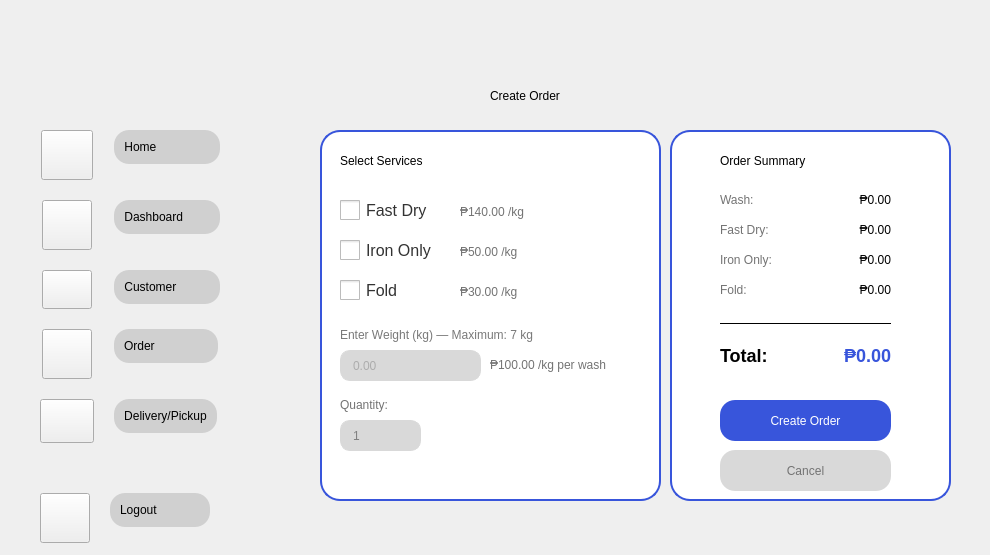
    <widget class="QWidget" name="CreateOrder">
     <property name="styleSheet">
      <string notr="true">#CreateOrder{
border-image: url(&quot;:/images/4.png&quot;) 0 0 0 0 stretch stretch;
background-repeat: (no-repeat);
backkground-position: (fixed);

}
#QLabel{
font-family: &quot;Fredoka&quot;;
font-size: 20px;
}</string>
     </property>
     <widget class="QWidget" name="verticalLayoutWidget_33">
      <property name="geometry">
       <rect>
        <x>30</x>
        <y>130</y>
        <width>241</width>
        <height>301</height>
       </rect>
      </property>
      <layout class="QVBoxLayout" name="verticalLayout_58">
       <property name="spacing">
        <number>1</number>
       </property>
       <property name="sizeConstraint">
        <enum>QLayout::SetFixedSize</enum>
       </property>
       <item>
        <layout class="QFormLayout" name="formLayout_18">
         <property name="sizeConstraint">
          <enum>QLayout::SetDefaultConstraint</enum>
         </property>
         <property name="fieldGrowthPolicy">
          <enum>QFormLayout::FieldsStayAtSizeHint</enum>
         </property>
         <property name="rowWrapPolicy">
          <enum>QFormLayout::WrapLongRows</enum>
         </property>
         <property name="labelAlignment">
          <set>Qt::AlignCenter</set>
         </property>
         <property name="formAlignment">
          <set>Qt::AlignLeading|Qt::AlignLeft|Qt::AlignVCenter</set>
         </property>
         <property name="horizontalSpacing">
          <number>20</number>
         </property>
         <property name="verticalSpacing">
          <number>20</number>
         </property>
         <property name="leftMargin">
          <number>10</number>
         </property>
         <property name="topMargin">
          <number>0</number>
         </property>
         <property name="bottomMargin">
          <number>0</number>
         </property>
         <item row="0" column="0">
          <widget class="QPushButton" name="h1_6">
           <property name="styleSheet">
            <string notr="true">QPushButton{
border-image: url(&quot;:/Icons/Home.png&quot;) 0 0 0 0 stretch stretch;
background-repeat: no-repeat;
 width: 44px;
    height: 42px;

}</string>
           </property>
           <property name="text">
            <string/>
           </property>
          </widget>
         </item>
         <item row="0" column="1">
          <layout class="QVBoxLayout" name="verticalLayout_60">
           <item>
            <widget class="QPushButton" name="Homebut_7">
             <property name="styleSheet">
              <string notr="true">QPushButton {
            background-color: #D0D0D0;
			border-style: outset;
			 padding: 10px;
            border-radius: 15px; /* Adjust this value for desired roundness */
            border-color: #D0D0D0; /* Example border color */
				
}

QPushButton:hover {
    background-color: #D9d9d9; /* Color when the mouse hovers over it */
	padding: 10px;
            border-radius: 15px; /* Adjust this value for desired roundness */
}
QPushButton:pressed {
    background-color: #797979; /* Color when the button is clicked down */
	padding: 10px;
            border-radius: 15px; /* Adjust this value for desired roundness */
}</string>
             </property>
             <property name="text">
              <string>Home                </string>
             </property>
             <property name="shortcut">
              <string/>
             </property>
             <property name="autoDefault">
              <bool>false</bool>
             </property>
             <property name="default">
              <bool>false</bool>
             </property>
             <property name="flat">
              <bool>true</bool>
             </property>
            </widget>
           </item>
          </layout>
         </item>
         <item row="1" column="0">
          <widget class="QPushButton" name="db1_6">
           <property name="styleSheet">
            <string notr="true">QPushButton{
border-image: url(&quot;:/Icons/DashB.png&quot;) 0 0 0 0 stretch stretch;
background-repeat: no-repeat;
 width: 42px;
    height: 42px;

}</string>
           </property>
           <property name="text">
            <string/>
           </property>
          </widget>
         </item>
         <item row="1" column="1">
          <layout class="QVBoxLayout" name="verticalLayout_66">
           <item>
            <widget class="QPushButton" name="Dashbut_7">
             <property name="styleSheet">
              <string notr="true">QPushButton {
            background-color: #D0D0D0;
			border-style: outset;
			 padding: 10px;
            border-radius: 15px; /* Adjust this value for desired roundness */
            border-color: #D0D0D0; /* Example border color */
				
}

QPushButton:hover {
    background-color: #D9d9d9; /* Color when the mouse hovers over it */
	padding: 10px;
            border-radius: 15px; /* Adjust this value for desired roundness */
}
QPushButton:pressed {
    background-color: #797979; /* Color when the button is clicked down */
	padding: 10px;
            border-radius: 15px; /* Adjust this value for desired roundness */
}</string>
             </property>
             <property name="text">
              <string>Dashboard        </string>
             </property>
             <property name="autoDefault">
              <bool>false</bool>
             </property>
             <property name="default">
              <bool>false</bool>
             </property>
             <property name="flat">
              <bool>false</bool>
             </property>
            </widget>
           </item>
          </layout>
         </item>
         <item row="2" column="0">
          <widget class="QPushButton" name="u1_6">
           <property name="styleSheet">
            <string notr="true">QPushButton{
border-image: url(&quot;:/Icons/User.png&quot;) 0 0 0 0 stretch stretch;
background-repeat: no-repeat;
 width: 42px;
    height: 31px;

}</string>
           </property>
           <property name="text">
            <string/>
           </property>
          </widget>
         </item>
         <item row="2" column="1">
          <layout class="QVBoxLayout" name="verticalLayout_67">
           <item>
            <widget class="QPushButton" name="Userbut_7">
             <property name="styleSheet">
              <string notr="true">QPushButton {
            background-color: #D0D0D0;
			border-style: outset;
			 padding: 10px;
            border-radius: 15px; /* Adjust this value for desired roundness */
            border-color: #D0D0D0; /* Example border color */
				
}

QPushButton:hover {
    background-color: #D9d9d9; /* Color when the mouse hovers over it */
	padding: 10px;
            border-radius: 15px; /* Adjust this value for desired roundness */
}
QPushButton:pressed {
    background-color: #797979; /* Color when the button is clicked down */
	padding: 10px;
            border-radius: 15px; /* Adjust this value for desired roundness */
}</string>
             </property>
             <property name="text">
              <string>Customer          </string>
             </property>
             <property name="autoDefault">
              <bool>false</bool>
             </property>
             <property name="default">
              <bool>false</bool>
             </property>
             <property name="flat">
              <bool>false</bool>
             </property>
            </widget>
           </item>
          </layout>
         </item>
         <item row="3" column="0">
          <widget class="QPushButton" name="o1_6">
           <property name="styleSheet">
            <string notr="true">QPushButton{
border-image: url(&quot;:/Icons/Ordernowbg.png&quot;) 0 0 0 0 stretch stretch;
background-repeat: no-repeat;
 width: 42px;
    height: 42px;

}</string>
           </property>
           <property name="text">
            <string/>
           </property>
           <property name="autoRepeat">
            <bool>false</bool>
           </property>
           <property name="flat">
            <bool>false</bool>
           </property>
          </widget>
         </item>
         <item row="3" column="1">
          <layout class="QVBoxLayout" name="verticalLayout_85">
           <item>
            <widget class="QPushButton" name="Orderbut_7">
             <property name="styleSheet">
              <string notr="true">QPushButton {
            background-color: #D0D0D0;
			border-style: outset;
			 padding: 10px;
            border-radius: 15px; /* Adjust this value for desired roundness */
            border-color: #D0D0D0; /* Example border color */
				
}

QPushButton:hover {
    background-color: #D9d9d9; /* Color when the mouse hovers over it */
	padding: 10px;
            border-radius: 15px; /* Adjust this value for desired roundness */
}
QPushButton:pressed {
    background-color: #797979; /* Color when the button is clicked down */
	padding: 10px;
            border-radius: 15px; /* Adjust this value for desired roundness */
}</string>
             </property>
             <property name="text">
              <string>Order                </string>
             </property>
             <property name="autoDefault">
              <bool>false</bool>
             </property>
             <property name="default">
              <bool>false</bool>
             </property>
             <property name="flat">
              <bool>false</bool>
             </property>
            </widget>
           </item>
          </layout>
         </item>
         <item row="4" column="0">
          <widget class="QPushButton" name="d1_6">
           <property name="styleSheet">
            <string notr="true">QPushButton{
border-image: url(&quot;:/Icons/Deliv.png&quot;) 0 0 0 0 stretch stretch;
background-repeat: no-repeat;
 width: 46px;
    height: 36px;

}</string>
           </property>
           <property name="text">
            <string/>
           </property>
           <property name="autoRepeat">
            <bool>false</bool>
           </property>
           <property name="flat">
            <bool>false</bool>
           </property>
          </widget>
         </item>
         <item row="4" column="1">
          <layout class="QVBoxLayout" name="verticalLayout_69">
           <item>
            <widget class="QPushButton" name="Delivlab_7">
             <property name="styleSheet">
              <string notr="true">QPushButton {
            background-color: #D0D0D0;
			border-style: outset;
			 padding: 10px;
            border-radius: 15px; /* Adjust this value for desired roundness */
            border-color: #D0D0D0; /* Example border color */
				
}

QPushButton:hover {
    background-color: #D9d9d9; /* Color when the mouse hovers over it */
	padding: 10px;
            border-radius: 15px; /* Adjust this value for desired roundness */
}
QPushButton:pressed {
    background-color: #797979; /* Color when the button is clicked down */
	padding: 10px;
            border-radius: 15px; /* Adjust this value for desired roundness */
}</string>
             </property>
             <property name="text">
              <string>Delivery/Pickup</string>
             </property>
             <property name="autoDefault">
              <bool>false</bool>
             </property>
             <property name="default">
              <bool>false</bool>
             </property>
             <property name="flat">
              <bool>false</bool>
             </property>
            </widget>
           </item>
          </layout>
         </item>
        </layout>
       </item>
      </layout>
     </widget>
     <widget class="QWidget" name="verticalLayoutWidget_32">
      <property name="geometry">
       <rect>
        <x>30</x>
        <y>490</y>
        <width>241</width>
        <height>56</height>
       </rect>
      </property>
      <layout class="QVBoxLayout" name="verticalLayout_64">
       <item>
        <layout class="QFormLayout" name="formLayout_17">
         <property name="fieldGrowthPolicy">
          <enum>QFormLayout::FieldsStayAtSizeHint</enum>
         </property>
         <property name="rowWrapPolicy">
          <enum>QFormLayout::WrapLongRows</enum>
         </property>
         <property name="labelAlignment">
          <set>Qt::AlignCenter</set>
         </property>
         <property name="formAlignment">
          <set>Qt::AlignLeading|Qt::AlignLeft|Qt::AlignVCenter</set>
         </property>
         <property name="horizontalSpacing">
          <number>20</number>
         </property>
         <property name="verticalSpacing">
          <number>20</number>
         </property>
         <property name="leftMargin">
          <number>10</number>
         </property>
         <item row="0" column="0">
          <widget class="QPushButton" name="s1_6">
           <property name="styleSheet">
            <string notr="true">QPushButton{
border-image: url(&quot;:/Icons/Profilenowhite.png&quot;) 0 0 0 0 stretch stretch;
background-repeat: no-repeat;
 width: 42px;
    height: 42px;

}</string>
           </property>
           <property name="text">
            <string/>
           </property>
          </widget>
         </item>
         <item row="0" column="1">
          <layout class="QVBoxLayout" name="verticalLayout_65">
           <item>
            <widget class="QPushButton" name="Settbut_7">
             <property name="styleSheet">
              <string notr="true">QPushButton {
            background-color: #D0D0D0;
			border-style: outset;
			 padding: 10px;
            border-radius: 15px; /* Adjust this value for desired roundness */
            border-color: #D0D0D0; /* Example border color */
				
}

QPushButton:hover {
    background-color: #D9d9d9; /* Color when the mouse hovers over it */
	padding: 10px;
            border-radius: 15px; /* Adjust this value for desired roundness */
}
QPushButton:pressed {
    background-color: #797979; /* Color when the button is clicked down */
	padding: 10px;
            border-radius: 15px; /* Adjust this value for desired roundness */
}</string>
             </property>
             <property name="text">
              <string>Logout             </string>
             </property>
             <property name="autoDefault">
              <bool>false</bool>
             </property>
             <property name="default">
              <bool>false</bool>
             </property>
             <property name="flat">
              <bool>false</bool>
             </property>
            </widget>
           </item>
          </layout>
         </item>
        </layout>
       </item>
      </layout>
     </widget>
     <widget class="QLabel" name="ok_8">
      <property name="geometry">
       <rect>
        <x>490</x>
        <y>60</y>
        <width>491</width>
        <height>71</height>
       </rect>
      </property>
      <property name="text">
       <string>Create Order</string>
      </property>
     </widget>
     <widget class="QLabel" name="fastDryPriceLabel">
      <property name="geometry">
       <rect>
        <x>460</x>
        <y>197</y>
        <width>151</width>
        <height>31</height>
       </rect>
      </property>
      <property name="text">
       <string>&lt;html&gt;&lt;head/&gt;&lt;body&gt;&lt;p&gt;&lt;span style=&quot; color:#737373;&quot;&gt;₱140.00 /kg&lt;/span&gt;&lt;/p&gt;&lt;/body&gt;&lt;/html&gt;</string>
      </property>
     </widget>
     <widget class="QLabel" name="quantityLabel">
      <property name="geometry">
       <rect>
        <x>340</x>
        <y>395</y>
        <width>71</width>
        <height>21</height>
       </rect>
      </property>
      <property name="text">
       <string>&lt;html&gt;&lt;head/&gt;&lt;body&gt;&lt;p&gt;&lt;span style=&quot; color:#737373;&quot;&gt;Quantity:&lt;/span&gt;&lt;/p&gt;&lt;/body&gt;&lt;/html&gt;</string>
      </property>
     </widget>
     <widget class="QLabel" name="washPriceLabel">
      <property name="geometry">
       <rect>
        <x>490</x>
        <y>350</y>
        <width>151</width>
        <height>31</height>
       </rect>
      </property>
      <property name="text">
       <string>&lt;html&gt;&lt;head/&gt;&lt;body&gt;&lt;p&gt;&lt;span style=&quot; color:#737373;&quot;&gt;₱100.00 /kg per wash&lt;/span&gt;&lt;/p&gt;&lt;/body&gt;&lt;/html&gt;</string>
      </property>
     </widget>
     <widget class="QLabel" name="weightLabel">
      <property name="geometry">
       <rect>
        <x>340</x>
        <y>325</y>
        <width>211</width>
        <height>21</height>
       </rect>
      </property>
      <property name="text">
       <string>&lt;html&gt;&lt;head/&gt;&lt;body&gt;&lt;p&gt;&lt;span style=&quot; color:#797979;&quot;&gt;Enter Weight (kg) — Maximum: 7 kg&lt;/span&gt;&lt;/p&gt;&lt;/body&gt;&lt;/html&gt;</string>
      </property>
     </widget>
     <widget class="QLabel" name="servicesFrame">
      <property name="geometry">
       <rect>
        <x>320</x>
        <y>130</y>
        <width>341</width>
        <height>371</height>
       </rect>
      </property>
      <property name="styleSheet">
       <string notr="true">QLabel {
background-color: white;
border: 2px solid #3855DB;
border-radius: 20px;
}</string>
      </property>
      <property name="text">
       <string/>
      </property>
     </widget>
     <widget class="QCheckBox" name="fastDryCheckbox">
      <property name="geometry">
       <rect>
        <x>340</x>
        <y>195</y>
        <width>111</width>
        <height>31</height>
       </rect>
      </property>
      <property name="styleSheet">
       <string notr="true">QCheckBox {
font-size: 16px;
color: #333;
}
QCheckBox::indicator {
width: 20px;
height: 20px;
}</string>
      </property>
      <property name="text">
       <string>Fast Dry</string>
      </property>
     </widget>
     <widget class="QCheckBox" name="foldCheckbox">
      <property name="geometry">
       <rect>
        <x>340</x>
        <y>275</y>
        <width>111</width>
        <height>31</height>
       </rect>
      </property>
      <property name="styleSheet">
       <string notr="true">QCheckBox {
font-size: 16px;
color: #333;
}
QCheckBox::indicator {
width: 20px;
height: 20px;
}</string>
      </property>
      <property name="text">
       <string>Fold</string>
      </property>
     </widget>
     <widget class="QCheckBox" name="ironCheckbox">
      <property name="geometry">
       <rect>
        <x>340</x>
        <y>235</y>
        <width>111</width>
        <height>31</height>
       </rect>
      </property>
      <property name="styleSheet">
       <string notr="true">QCheckBox {
font-size: 16px;
color: #333;
}
QCheckBox::indicator {
width: 20px;
height: 20px;
}</string>
      </property>
      <property name="text">
       <string>Iron Only</string>
      </property>
     </widget>
     <widget class="QSpinBox" name="quantitySpinBox">
      <property name="geometry">
       <rect>
        <x>340</x>
        <y>420</y>
        <width>81</width>
        <height>31</height>
       </rect>
      </property>
      <property name="styleSheet">
       <string notr="true">QSpinBox {
background-color: #d9d9d9;
color: gray;
border: 1px solid #d9d9d9;
border-radius: 10px;
padding-left: 10px;
padding-right: 10px;
}
QSpinBox::up-button, QSpinBox::down-button {
width: 16px;
border-radius: 5px;
}</string>
      </property>
      <property name="readOnly">
       <bool>true</bool>
      </property>
      <property name="minimum">
       <number>1</number>
      </property>
      <property name="maximum">
       <number>100</number>
      </property>
      <property name="value">
       <number>1</number>
      </property>
     </widget>
     <widget class="QLineEdit" name="weightInput">
      <property name="geometry">
       <rect>
        <x>340</x>
        <y>350</y>
        <width>141</width>
        <height>31</height>
       </rect>
      </property>
      <property name="styleSheet">
       <string notr="true">QLineEdit {
background-color: #d9d9d9;
color: gray;
border: 1px solid #d9d9d9;
border-radius: 10px;
padding-left: 10px;
padding-right: 10px;
}</string>
      </property>
      <property name="placeholderText">
       <string>0.00</string>
      </property>
     </widget>
     <widget class="QLabel" name="servicesTitle">
      <property name="geometry">
       <rect>
        <x>340</x>
        <y>145</y>
        <width>181</width>
        <height>31</height>
       </rect>
      </property>
      <property name="text">
       <string>Select Services</string>
      </property>
     </widget>
     <widget class="Line" name="dividerLine">
      <property name="geometry">
       <rect>
        <x>720</x>
        <y>315</y>
        <width>171</width>
        <height>16</height>
       </rect>
      </property>
      <property name="frameShadow">
       <enum>QFrame::Plain</enum>
      </property>
      <property name="orientation">
       <enum>Qt::Horizontal</enum>
      </property>
     </widget>
     <widget class="QLabel" name="summaryFrame">
      <property name="geometry">
       <rect>
        <x>670</x>
        <y>130</y>
        <width>281</width>
        <height>371</height>
       </rect>
      </property>
      <property name="styleSheet">
       <string notr="true">QLabel {
background-color: white;
border: 2px solid #3855DB;
border-radius: 20px;
}</string>
      </property>
      <property name="text">
       <string/>
      </property>
     </widget>
     <widget class="QLabel" name="totalPrice">
      <property name="geometry">
       <rect>
        <x>790</x>
        <y>340</y>
        <width>101</width>
        <height>31</height>
       </rect>
      </property>
      <property name="text">
       <string>&lt;html&gt;&lt;head/&gt;&lt;body&gt;&lt;p align=&quot;right&quot;&gt;&lt;span style=&quot; font-size:18px; font-weight:600; color:#3855DB;&quot;&gt;₱0.00&lt;/span&gt;&lt;/p&gt;&lt;/body&gt;&lt;/html&gt;</string>
      </property>
     </widget>
     <widget class="QLabel" name="summaryFastDryPrice">
      <property name="geometry">
       <rect>
        <x>810</x>
        <y>220</y>
        <width>81</width>
        <height>21</height>
       </rect>
      </property>
      <property name="text">
       <string>&lt;html&gt;&lt;head/&gt;&lt;body&gt;&lt;p align=&quot;right&quot;&gt;₱0.00&lt;/p&gt;&lt;/body&gt;&lt;/html&gt;</string>
      </property>
     </widget>
     <widget class="QLabel" name="summaryFoldPrice">
      <property name="geometry">
       <rect>
        <x>810</x>
        <y>280</y>
        <width>81</width>
        <height>21</height>
       </rect>
      </property>
      <property name="text">
       <string>&lt;html&gt;&lt;head/&gt;&lt;body&gt;&lt;p align=&quot;right&quot;&gt;₱0.00&lt;/p&gt;&lt;/body&gt;&lt;/html&gt;</string>
      </property>
     </widget>
     <widget class="QLabel" name="summaryWashLabel">
      <property name="geometry">
       <rect>
        <x>720</x>
        <y>190</y>
        <width>71</width>
        <height>21</height>
       </rect>
      </property>
      <property name="text">
       <string>&lt;html&gt;&lt;head/&gt;&lt;body&gt;&lt;p&gt;&lt;span style=&quot; color:#737373;&quot;&gt;Wash:&lt;/span&gt;&lt;/p&gt;&lt;/body&gt;&lt;/html&gt;</string>
      </property>
     </widget>
     <widget class="QLabel" name="summaryWashPrice">
      <property name="geometry">
       <rect>
        <x>810</x>
        <y>190</y>
        <width>81</width>
        <height>21</height>
       </rect>
      </property>
      <property name="text">
       <string>&lt;html&gt;&lt;head/&gt;&lt;body&gt;&lt;p align=&quot;right&quot;&gt;₱0.00&lt;/p&gt;&lt;/body&gt;&lt;/html&gt;</string>
      </property>
     </widget>
     <widget class="QLabel" name="summaryIronPrice">
      <property name="geometry">
       <rect>
        <x>810</x>
        <y>250</y>
        <width>81</width>
        <height>21</height>
       </rect>
      </property>
      <property name="text">
       <string>&lt;html&gt;&lt;head/&gt;&lt;body&gt;&lt;p align=&quot;right&quot;&gt;₱0.00&lt;/p&gt;&lt;/body&gt;&lt;/html&gt;</string>
      </property>
     </widget>
     <widget class="QLabel" name="summaryIronLabel">
      <property name="geometry">
       <rect>
        <x>720</x>
        <y>250</y>
        <width>71</width>
        <height>21</height>
       </rect>
      </property>
      <property name="text">
       <string>&lt;html&gt;&lt;head/&gt;&lt;body&gt;&lt;p&gt;&lt;span style=&quot; color:#737373;&quot;&gt;Iron Only:&lt;/span&gt;&lt;/p&gt;&lt;/body&gt;&lt;/html&gt;</string>
      </property>
     </widget>
     <widget class="QLabel" name="totalLabel">
      <property name="geometry">
       <rect>
        <x>720</x>
        <y>340</y>
        <width>71</width>
        <height>31</height>
       </rect>
      </property>
      <property name="text">
       <string>&lt;html&gt;&lt;head/&gt;&lt;body&gt;&lt;p&gt;&lt;span style=&quot; font-size:18px; font-weight:600;&quot;&gt;Total:&lt;/span&gt;&lt;/p&gt;&lt;/body&gt;&lt;/html&gt;</string>
      </property>
     </widget>
     <widget class="QLabel" name="summaryFastDryLabel">
      <property name="geometry">
       <rect>
        <x>720</x>
        <y>220</y>
        <width>71</width>
        <height>21</height>
       </rect>
      </property>
      <property name="text">
       <string>&lt;html&gt;&lt;head/&gt;&lt;body&gt;&lt;p&gt;&lt;span style=&quot; color:#737373;&quot;&gt;Fast Dry:&lt;/span&gt;&lt;/p&gt;&lt;/body&gt;&lt;/html&gt;</string>
      </property>
     </widget>
     <widget class="QPushButton" name="createOrderButton">
      <property name="geometry">
       <rect>
        <x>720</x>
        <y>400</y>
        <width>171</width>
        <height>41</height>
       </rect>
      </property>
      <property name="styleSheet">
       <string notr="true">QPushButton {
background-color: #3855DB;
color: White;
border-radius: 15px;
}
QPushButton:hover {
background-color: #2746C3;
}
QPushButton:pressed {
background-color: #FFFFFF;
color: #3855DB;
border-style: outset;
border-width: 3px;
border-radius: 15px;
border-color: #2746C3;
}</string>
      </property>
      <property name="text">
       <string>Create Order</string>
      </property>
     </widget>
     <widget class="QLabel" name="summaryTitle">
      <property name="geometry">
       <rect>
        <x>720</x>
        <y>145</y>
        <width>151</width>
        <height>31</height>
       </rect>
      </property>
      <property name="text">
       <string>Order Summary</string>
      </property>
     </widget>
     <widget class="QLabel" name="summaryFoldLabel">
      <property name="geometry">
       <rect>
        <x>720</x>
        <y>280</y>
        <width>71</width>
        <height>21</height>
       </rect>
      </property>
      <property name="text">
       <string>&lt;html&gt;&lt;head/&gt;&lt;body&gt;&lt;p&gt;&lt;span style=&quot; color:#737373;&quot;&gt;Fold:&lt;/span&gt;&lt;/p&gt;&lt;/body&gt;&lt;/html&gt;</string>
      </property>
     </widget>
     <widget class="QPushButton" name="cancelButton">
      <property name="geometry">
       <rect>
        <x>720</x>
        <y>450</y>
        <width>171</width>
        <height>41</height>
       </rect>
      </property>
      <property name="styleSheet">
       <string notr="true">QPushButton {
background-color: #d9d9d9;
color: #737373;
border-radius: 15px;
}
QPushButton:hover {
background-color: #9c9b9b;
}
QPushButton:pressed {
background-color: #FFFFFF;
color: #9c9b9b;
border-style: outset;
border-width: 3px;
border-radius: 15px;
border-color: #9c9b9b;
}</string>
      </property>
      <property name="text">
       <string>Cancel</string>
      </property>
     </widget>
     <widget class="QLabel" name="fastDryPriceLabel_3">
      <property name="geometry">
       <rect>
        <x>460</x>
        <y>237</y>
        <width>151</width>
        <height>31</height>
       </rect>
      </property>
      <property name="text">
       <string>&lt;html&gt;&lt;head/&gt;&lt;body&gt;&lt;p&gt;&lt;span style=&quot; color:#737373;&quot;&gt;₱50.00 /kg&lt;/span&gt;&lt;/p&gt;&lt;/body&gt;&lt;/html&gt;</string>
      </property>
     </widget>
     <widget class="QLabel" name="fastDryPriceLabel_4">
      <property name="geometry">
       <rect>
        <x>460</x>
        <y>277</y>
        <width>151</width>
        <height>31</height>
       </rect>
      </property>
      <property name="text">
       <string>&lt;html&gt;&lt;head/&gt;&lt;body&gt;&lt;p&gt;&lt;span style=&quot; color:#737373;&quot;&gt;₱30.00 /kg&lt;/span&gt;&lt;/p&gt;&lt;/body&gt;&lt;/html&gt;</string>
      </property>
     </widget>
     <widget class="Line" name="dividerLine_3">
      <property name="geometry">
       <rect>
        <x>720</x>
        <y>315</y>
        <width>171</width>
        <height>16</height>
       </rect>
      </property>
      <property name="frameShadow">
       <enum>QFrame::Plain</enum>
      </property>
      <property name="orientation">
       <enum>Qt::Horizontal</enum>
      </property>
     </widget>
     <zorder>servicesFrame</zorder>
     <zorder>verticalLayoutWidget_33</zorder>
     <zorder>verticalLayoutWidget_32</zorder>
     <zorder>ok_8</zorder>
     <zorder>fastDryPriceLabel</zorder>
     <zorder>quantityLabel</zorder>
     <zorder>washPriceLabel</zorder>
     <zorder>weightLabel</zorder>
     <zorder>fastDryCheckbox</zorder>
     <zorder>foldCheckbox</zorder>
     <zorder>ironCheckbox</zorder>
     <zorder>quantitySpinBox</zorder>
     <zorder>weightInput</zorder>
     <zorder>servicesTitle</zorder>
     <zorder>dividerLine</zorder>
     <zorder>summaryFrame</zorder>
     <zorder>totalPrice</zorder>
     <zorder>summaryFastDryPrice</zorder>
     <zorder>summaryFoldPrice</zorder>
     <zorder>summaryWashLabel</zorder>
     <zorder>summaryWashPrice</zorder>
     <zorder>summaryIronPrice</zorder>
     <zorder>summaryIronLabel</zorder>
     <zorder>totalLabel</zorder>
     <zorder>summaryFastDryLabel</zorder>
     <zorder>createOrderButton</zorder>
     <zorder>summaryTitle</zorder>
     <zorder>summaryFoldLabel</zorder>
     <zorder>cancelButton</zorder>
     <zorder>fastDryPriceLabel_3</zorder>
     <zorder>fastDryPriceLabel_4</zorder>
     <zorder>dividerLine_3</zorder>
    </widget>
